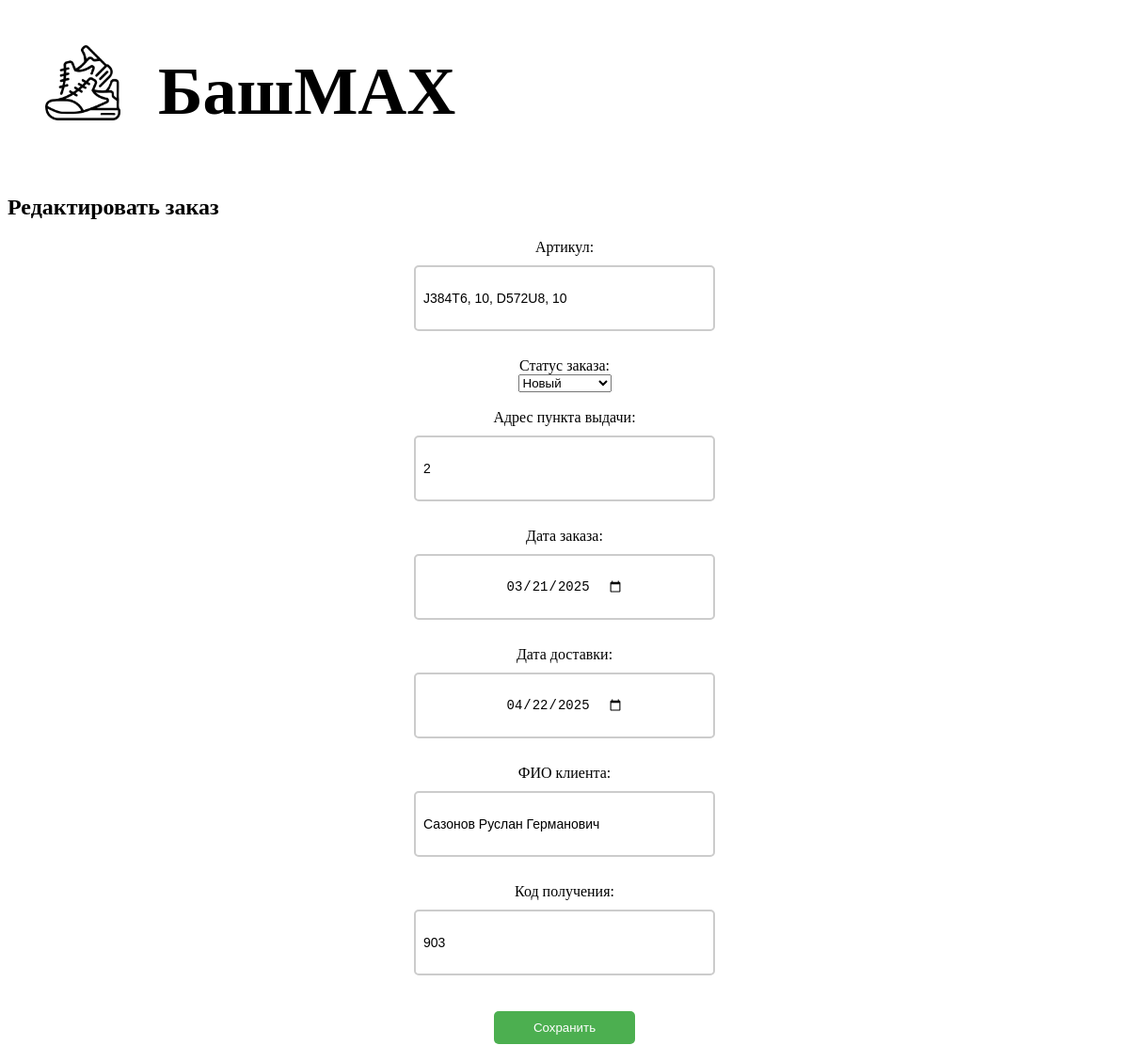
The app's page /edit_order/3 with its own data.
### tables this page shows
CREATE TABLE orders (
            id INTEGER PRIMARY KEY AUTOINCREMENT,
            artikul TEXT,
            order_date DATE,
            delivery_date DATE,
            pup_address INTEGER,
            fullname TEXT,
            code INTEGER,
            status TEXT
        );

### main.py (the view, shortened to what this page needs)
@app.route("/edit_order/<int:order_id>", methods=["GET", "POST"])
def edit_order(order_id):
    conn = get_db()
    cursor = conn.cursor()
    cursor.execute("SELECT * FROM orders WHERE id=?", (order_id,))
    order = cursor.fetchone()
    conn.close()
    return render_template("add_edit_order.html", order=order)

### main.py (called while the page is built)
def get_db():
    conn = sqlite3.connect(DB_NAME)
    conn.row_factory = sqlite3.Row
    return conn

### templates/add_edit_order.html (shortened to what this page needs)
<!DOCTYPE html>
<html lang="en">
<head>
    <link rel="stylesheet" href="{{ url_for('static', filename='styles.css') }}">
</head>
<body>
<header>
    <div style="display: flex;">
        <img style="margin: 40px; width: 80px; height: 80px"
             src="{{ url_for('static', filename='images/Icon.png') }}">
        <h1 style="font-size: 72px">БашMAX</h1>
    </div>
</header>
<main>
<h2>{{ 'Редактировать заказ' if order else 'Добавить заказ' }}</h2>
<form method="post">
    <label>Артикул:</label>
    <input type="text" name="artikul" value="{{ order['artikul'] if order else '' }}"><br>
    <label>Статус заказа:</label>
    <select name="status">
        {% for s in ['Новый', 'В обработке', 'Выполнен', 'Отменён'] %}
            <option value="{{ s }}" {% if order and order['status']==s %}selected{% endif %}>{{ s }}</option>
        {% endfor %}
    </select><br>
    <label>Адрес пункта выдачи:</label>
    <input type="text" name="pup_address" value="{{ order['pup_address'] if order else '' }}"><br>
    <label>Дата заказа:</label>
    <input type="date" name="order_date" value="{{ order['order_date'][:10] if order else '' }}"><br>
    <label>Дата доставки:</label>
    <input type="date" name="delivery_date" value="{{ order['delivery_date'][:10] if order else '' }}"><br>
    <label>ФИО клиента:</label>
    <input type="text" name="fullname" value="{{ order['fullname'] if order else '' }}"><br>
    <label>Код получения:</label>
    <input type="text" name="code" value="{{ order['code'] if order else '' }}"><br>
    <button type="submit">{{ 'Сохранить' if order else 'Добавить' }}</button>
</form>
</main>
</body>
</html>

### static/styles.css (style rules this page uses)
input { display: flex; padding: 8px; margin: 10px; border: 2px solid #ccc; border-radius: 5px; font-size: 14px; justify-content:center; align-items:center; width: 300px; height: 50px }
button { background-color: #4CAF50; color: white; border: none; margin: 10px; padding: 10px 15px; border-radius: 5px; cursor: pointer; width: 150px }
form { display: flex; flex-direction: column; align-items: center; }

### records on screen
orders: artikul "J384T6, 10, D572U8, 10", pup_address "2", order_date "03/21/2025", delivery_date "04/22/2025", fullname "Сазонов Руслан Германович", code "903"

### other values on screen
{{ 'Редактировать заказ' if order else 'Добавить заказ' }} "Редактировать заказ"
{{ 'Сохранить' if order else 'Добавить' }} "Сохранить"
form field status "Новый"
